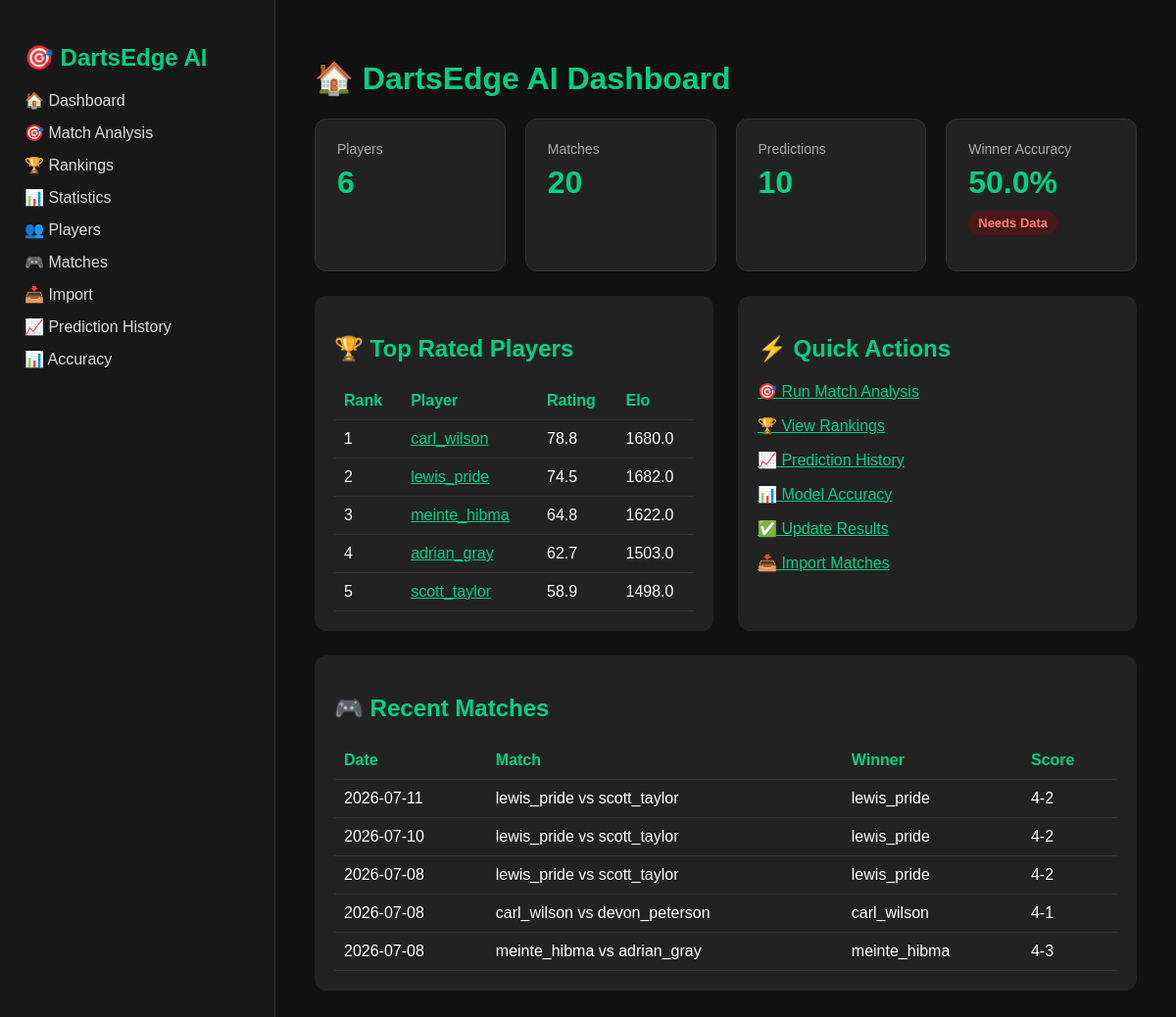
/dashboard, run on the app's committed database.
### app/models/player.py (models this page shows)
class Player(Base):
    __tablename__ = "players"
    id = Column(Integer, primary_key=True, index=True)
    name = Column(String, unique=True, index=True)
    elo = Column(Float)
    average = Column(Float)
    checkout = Column(Float)
    one80_rate = Column(Float)

### app/models/match.py (models this page shows)
class Match(Base):
    __tablename__ = "matches"
    id = Column(Integer, primary_key=True, index=True)
    date = Column(Date)
    tournament = Column(String, default="MODUS")
    stage = Column(String, default="Group")
    match_format = Column(String, default="Best of 7")
    player_a = Column(String)
    player_b = Column(String)
    winner = Column(String)
    score = Column(String)
    first_180_player = Column(String, nullable=True)
    first_leg_winner = Column(String, nullable=True)

### app/routes/dashboard.py (the view)
@router.get("/dashboard")
def dashboard_page(request: Request):
    db = SessionLocal()
    try:
        dashboard = build_dashboard_data(db)
        return templates.TemplateResponse(
            "dashboard.html",
            {
                "request": request,
                **dashboard,
            },
        )
    finally:
        db.close()

### app/templates/dashboard.html
{% extends "base.html" %}
{% block content %}
<h1>🏠 DartsEdge AI Dashboard</h1>
<div class="kpi-grid">
    <div class="kpi-card">
        <div class="kpi-label">Players</div>
        <div class="kpi-value">{{ player_count }}</div>
    </div>
    <div class="kpi-card">
        <div class="kpi-label">Matches</div>
        <div class="kpi-value">{{ match_count }}</div>
    </div>
    <div class="kpi-card">
        <div class="kpi-label">Predictions</div>
        <div class="kpi-value">{{ prediction_count }}</div>
    </div>
    <div class="kpi-card">
        <div class="kpi-label">Winner Accuracy</div>
        <div class="kpi-value">{{ winner_accuracy }}%</div>
        {% if winner_accuracy >= 70 %}
        <span class="badge badge-good">Strong</span>
        {% elif winner_accuracy >= 55 %}
        <span class="badge badge-warning">Developing</span>
        {% else %}
        <span class="badge badge-low">Needs Data</span>
        {% endif %}
    </div>
</div>
<div class="dashboard-grid">
    <div class="card">
        <h2>🏆 Top Rated Players</h2>
        <table>
            <tr>
                <th>Rank</th>
                <th>Player</th>
                <th>Rating</th>
                <th>Elo</th>
            </tr>
            {% for player in top_players %}
            <tr>
                <td>{{ loop.index }}</td>
                <td>
                    <a href="/player-profile/{{ player.name }}">
                        {{ player.name }}
                    </a>
                </td>
                <td>{{ player.dartsedge_rating }}</td>
                <td>{{ player.elo }}</td>
            </tr>
            {% endfor %}
        </table>
    </div>
    <div class="card">
        <h2>⚡ Quick Actions</h2>
        <p><a href="/predict">🎯 Run Match Analysis</a></p>
        <p><a href="/rankings">🏆 View Rankings</a></p>
        <p><a href="/prediction-history">📈 Prediction History</a></p>
        <p><a href="/accuracy">📊 Model Accuracy</a></p>
        <p><a href="/update-prediction-result">✅ Update Results</a></p>
        <p><a href="/import">📥 Import Matches</a></p>
    </div>
</div>
<div class="card">
    <h2>🎮 Recent Matches</h2>
    <table>
        <tr>
            <th>Date</th>
            <th>Match</th>
            <th>Winner</th>
            <th>Score</th>
        </tr>
        {% for match in recent_matches %}
        <tr>
            <td>{{ match.date }}</td>
            <td>{{ match.player_a }} vs {{ match.player_b }}</td>
            <td>{{ match.winner }}</td>
            <td>{{ match.score }}</td>
        </tr>
        {% endfor %}
    </table>
</div>
{% endblock %}

### app/templates/base.html (shortened to what this page needs)
<!DOCTYPE html>
<html>
<head>
    <link rel="stylesheet" href="/static/css/styles.css">
</head>
<body>
<div class="layout">
    <div class="sidebar">
        <h2>🎯 DartsEdge AI</h2>
        <a href="/dashboard">🏠 Dashboard</a>
        <a href="/predict">🎯 Match Analysis</a>
        <a href="/rankings">🏆 Rankings</a>
        <a href="/statistics">📊 Statistics</a>
        <a href="/players">👥 Players</a>
        <a href="/matches">🎮 Matches</a>
        <a href="/import">📥 Import</a>
        <a href="/prediction-history">📈 Prediction History</a>
        <a href="/accuracy">📊 Accuracy</a>
    </div>
    <div class="content">
        {% block content %}
        {% endblock %}
    </div>
</div>
</body>
</html>

### app/static/css/styles.css (style rules this page uses)
body { font-family: Arial, sans-serif; background: #111; color: white; margin: 0; }
.layout { display: flex; min-height: 100vh; }
.sidebar { width: 230px; background: #181818; padding: 25px; border-right: 1px solid #333; flex-shrink: 0; }
.sidebar h2 { color: #00d084; }
.sidebar a { display: block; color: #ddd; text-decoration: none; margin: 14px 0; }
.content { flex: 1; padding: 40px; min-width: 0; }
.card { background: #222; padding: 20px; margin-bottom: 25px; border-radius: 12px; }
h1, h2, h3 { color: #00d084; }
a { color: #00d084; }
table { width: 100%; border-collapse: collapse; }
th, td { padding: 10px; border-bottom: 1px solid #333; text-align: left; }
th { color: #00d084; }
.kpi-grid { display: grid; grid-template-columns: repeat(4, minmax(160px, 1fr)); gap: 20px; margin-bottom: 25px; }
.kpi-card { background: #222; border: 1px solid #333; border-radius: 12px; padding: 22px; min-height: 110px; }
.kpi-label { color: #aaa; font-size: 14px; margin-bottom: 8px; }
.kpi-value { color: #00d084; font-size: 32px; font-weight: bold; margin-bottom: 10px; }
.dashboard-grid { display: grid; grid-template-columns: 1fr 1fr; gap: 25px; }
.badge { display: inline-block; padding: 5px 10px; border-radius: 20px; font-size: 13px; font-weight: bold; }
.badge-low { background: #4a1717; color: #ff7b7b; }

### data on the page
Player: name "carl_wilson", dartsedge_rating "78.8", elo "1680.0"
Player: name "lewis_pride", dartsedge_rating "74.5", elo "1682.0"
Player: name "meinte_hibma", dartsedge_rating "64.8", elo "1622.0"
Player: name "adrian_gray", dartsedge_rating "62.7", elo "1503.0"
Player: name "scott_taylor", dartsedge_rating "58.9", elo "1498.0"
Match: date "2026-07-11", player_a "lewis_pride", player_b "scott_taylor", winner "lewis_pride", score "4-2"
Match: date "2026-07-10", player_a "lewis_pride", player_b "scott_taylor", winner "lewis_pride", score "4-2"
Match: date "2026-07-08", player_a "lewis_pride", player_b "scott_taylor", winner "lewis_pride", score "4-2"
Match: date "2026-07-08", player_a "carl_wilson", player_b "devon_peterson", winner "carl_wilson", score "4-1"
Match: date "2026-07-08", player_a "meinte_hibma", player_b "adrian_gray", winner "meinte_hibma", score "4-3"

### other printed values
{{ player_count }} "6"
{{ match_count }} "20"
{{ prediction_count }} "10"
{{ winner_accuracy }} "50.0"
